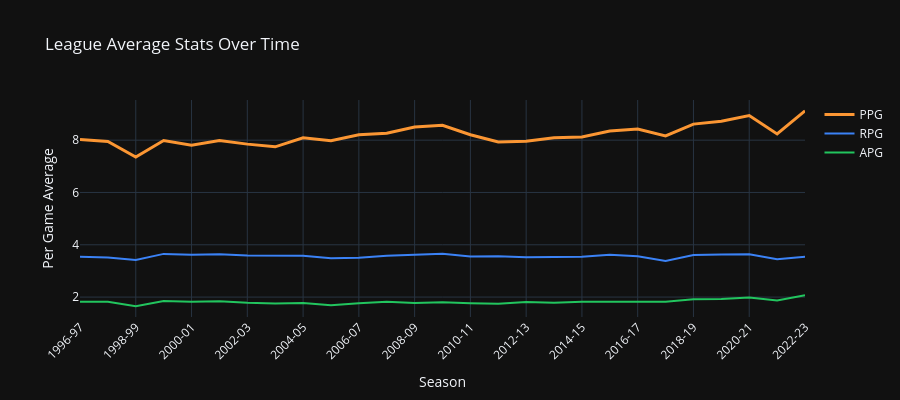

The cell this chart's notebook holds for it:
### Markdown cell above
No missing values, types look good. Ready to visualize.

### 3.3 Building Each Chart

#### Chart 1: Line Chart — League Averages

### Code cell
season_avgs = df.groupby('season')[['pts', 'reb', 'ast']].mean().reset_index()

fig_line = go.Figure()
fig_line.add_trace(go.Scatter(x=season_avgs['season'], y=season_avgs['pts'], name='PPG', line=dict(color='#FB9633', width=3)))
fig_line.add_trace(go.Scatter(x=season_avgs['season'], y=season_avgs['reb'], name='RPG', line=dict(color='#3b82f6', width=2)))
fig_line.add_trace(go.Scatter(x=season_avgs['season'], y=season_avgs['ast'], name='APG', line=dict(color='#22c55e', width=2)))

fig_line.update_layout(
    title='League Average Stats Over Time',
    xaxis=dict(title='Season', tickangle=-45, dtick=2, type='category'),
    yaxis=dict(title='Per Game Average'),
    template='plotly_dark', height=400
)
fig_line.show()

### Figure 1 — Plotly figure (JSON) as saved in the notebook; plotly's stock layout.template omitted (floating-point values rounded to 4 significant figures)
{"data": [{"line": {"color": "#FB9633", "width": 3}, "name": "PPG", "type": "scatter", "x": ["1996-97", "1997-98", "1998-99", "1999-00", "2000-01", "2001-02", "2002-03", "2003-04", "2004-05", "2005-06", "2006-07", "2007-08", "2008-09", "2009-10", "2010-11", "2011-12", "2012-13", "2013-14", "2014-15", "2015-16", "2016-17", "2017-18", "2018-19", "2019-20", "2020-21", "2021-22", "2022-23"], "y": [8.026, 7.948, 7.359, 7.986, 7.811, 7.983, 7.849, 7.745, 8.088, 7.983, 8.209, 8.267, 8.504, 8.572, 8.206, 7.929, 7.958, 8.09, 8.123, 8.349, 8.427, 8.16, 8.614, 8.726, 8.942, 8.24, 9.121]}, {"line": {"color": "#3b82f6", "width": 2}, "name": "RPG", "type": "scatter", "x": ["1996-97", "1997-98", "1998-99", "1999-00", "2000-01", "2001-02", "2002-03", "2003-04", "2004-05", "2005-06", "2006-07", "2007-08", "2008-09", "2009-10", "2010-11", "2011-12", "2012-13", "2013-14", "2014-15", "2015-16", "2016-17", "2017-18", "2018-19", "2019-20", "2020-21", "2021-22", "2022-23"], "y": [3.546, 3.516, 3.421, 3.652, 3.619, 3.634, 3.594, 3.583, 3.578, 3.483, 3.503, 3.578, 3.62, 3.658, 3.554, 3.563, 3.522, 3.524, 3.543, 3.621, 3.565, 3.378, 3.613, 3.633, 3.635, 3.447, 3.543]}, {"line": {"color": "#22c55e", "width": 2}, "name": "APG", "type": "scatter", "x": ["1996-97", "1997-98", "1998-99", "1999-00", "2000-01", "2001-02", "2002-03", "2003-04", "2004-05", "2005-06", "2006-07", "2007-08", "2008-09", "2009-10", "2010-11", "2011-12", "2012-13", "2013-14", "2014-15", "2015-16", "2016-17", "2017-18", "2018-19", "2019-20", "2020-21", "2021-22", "2022-23"], "y": [1.821, 1.82, 1.654, 1.851, 1.824, 1.841, 1.783, 1.759, 1.774, 1.689, 1.766, 1.819, 1.772, 1.805, 1.768, 1.746, 1.809, 1.78, 1.82, 1.826, 1.83, 1.818, 1.922, 1.924, 1.988, 1.868, 2.069]}], "layout": {"height": 400, "title": {"text": "League Average Stats Over Time"}, "xaxis": {"dtick": 2, "tickangle": -45, "title": {"text": "Season"}, "type": "category"}, "yaxis": {"title": {"text": "Per Game Average"}}}}
